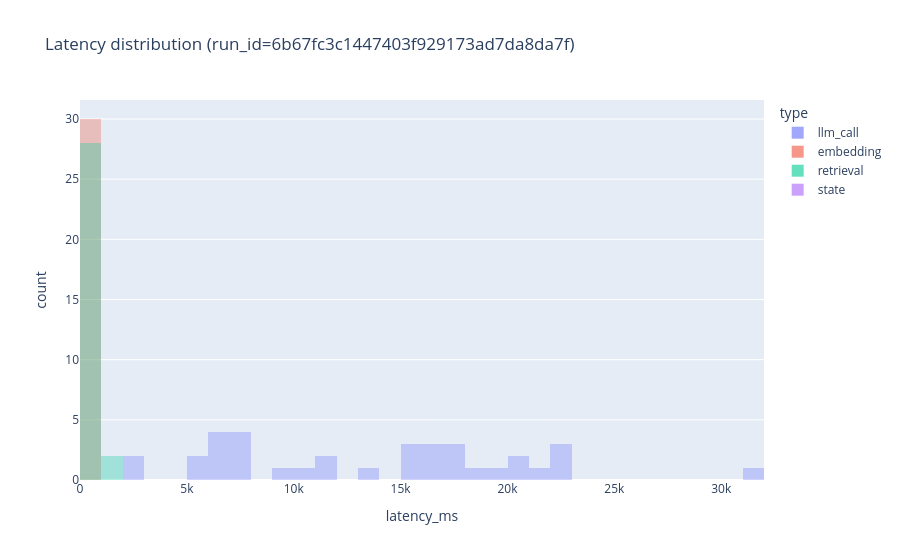

The cell this chart's notebook holds for it:
### Code cell
if PLOTLY:
    fig = px.histogram(
        run_df,
        x="latency_ms",
        color="type",
        barmode="overlay",
        nbins=40,
        title=f"Latency distribution (run_id={RUN_ID})",
    )
    fig.update_traces(opacity=0.6)
    fig.show()
else:
    import matplotlib.pyplot as plt

    plt.figure(figsize=(10, 5))
    for t, g in run_df.dropna(subset=["type"]).groupby("type"):
        if "latency_ms" in g.columns:
            plt.hist(g["latency_ms"].dropna(), bins=40, alpha=0.5, label=str(t))
    plt.title(f"Latency distribution (run_id={RUN_ID})")
    plt.xlabel("latency_ms")
    plt.ylabel("count")
    plt.legend()
    plt.tight_layout()
    plt.show()

### Figure 1 — Plotly figure (JSON) as saved in the notebook; plotly's stock layout.template omitted (floating-point values rounded to 4 significant figures)
{"data": [{"bingroup": "x", "hovertemplate": "type=llm_call<br>latency_ms=%{x}<br>count=%{y}<extra></extra>", "legendgroup": "llm_call", "marker": {"color": "#636efa", "opacity": 0.5, "pattern": {"shape": ""}}, "name": "llm_call", "nbinsx": 40, "opacity": 0.6, "orientation": "v", "showlegend": true, "type": "histogram", "x": [6132.0, 7436.0, 6268.0, 7961.0, 10960.0, 7723.0, 22440.0, 6760.0, 11460.0, 17170.0, 6777.0, 17760.0, 11150.0, 17700.0, 2758.0, 20170.0, 13680.0, 15190.0, 19530.0, 2968.0, 9505.0, 22040.0, 16760.0, 21170.0, 5247.0, 20070.0, 15740.0, 16350.0, 7597.0, 22110.0, 5836.0, 15610.0, 16310.0, 18140.0, 31940.0], "xaxis": "x", "yaxis": "y"}, {"bingroup": "x", "hovertemplate": "type=embedding<br>latency_ms=%{x}<br>count=%{y}<extra></extra>", "legendgroup": "embedding", "marker": {"color": "#EF553B", "opacity": 0.5, "pattern": {"shape": ""}}, "name": "embedding", "nbinsx": 40, "opacity": 0.6, "orientation": "v", "showlegend": true, "type": "histogram", "x": [116.8, 207.1, 219.1, 166.6, 136.8, 116.7, 138.7, 187.6, 151.8, 922.1, 163.2, 119.2, 200.5, 515.6, 140.7, 167.1, 81.05, 238.6, 238.6, 191.4, 469.8, 183.5, 170.3, 261.8, 156.2, 136.0, 160.7, 127.4, 133.5, 139.0], "xaxis": "x", "yaxis": "y"}, {"bingroup": "x", "hovertemplate": "type=retrieval<br>latency_ms=%{x}<br>count=%{y}<extra></extra>", "legendgroup": "retrieval", "marker": {"color": "#00cc96", "opacity": 0.5, "pattern": {"shape": ""}}, "name": "retrieval", "nbinsx": 40, "opacity": 0.6, "orientation": "v", "showlegend": true, "type": "histogram", "x": [1797.0, 286.5, 298.9, 340.5, 294.7, 194.9, 229.9, 279.7, 186.9, 1036.0, 240.2, 274.0, 285.0, 605.7, 284.4, 242.5, 158.4, 337.2, 319.7, 276.4, 543.5, 256.9, 253.4, 358.9, 238.4, 221.8, 550.1, 208.7, 209.9, 229.7], "xaxis": "x", "yaxis": "y"}, {"bingroup": "x", "hovertemplate": "type=state<br>latency_ms=%{x}<br>count=%{y}<extra></extra>", "legendgroup": "state", "marker": {"color": "#ab63fa", "opacity": 0.5, "pattern": {"shape": ""}}, "name": "state", "nbinsx": 40, "opacity": 0.6, "orientation": "v", "showlegend": true, "type": "histogram", "x": [NaN, NaN, NaN, NaN, NaN, NaN, NaN, NaN, NaN, NaN, NaN, NaN, NaN, NaN, NaN, NaN, NaN, NaN, NaN, NaN, NaN, NaN, NaN, NaN, NaN, NaN, NaN, NaN, NaN, NaN], "xaxis": "x", "yaxis": "y"}], "layout": {"barmode": "overlay", "legend": {"title": {"text": "type"}, "tracegroupgap": 0}, "title": {"text": "Latency distribution (run_id=6b67fc3c1447403f929173ad7da8da7f)"}, "xaxis": {"anchor": "y", "domain": [0, 1], "title": {"text": "latency_ms"}}, "yaxis": {"anchor": "x", "domain": [0, 1], "title": {"text": "count"}}}}
